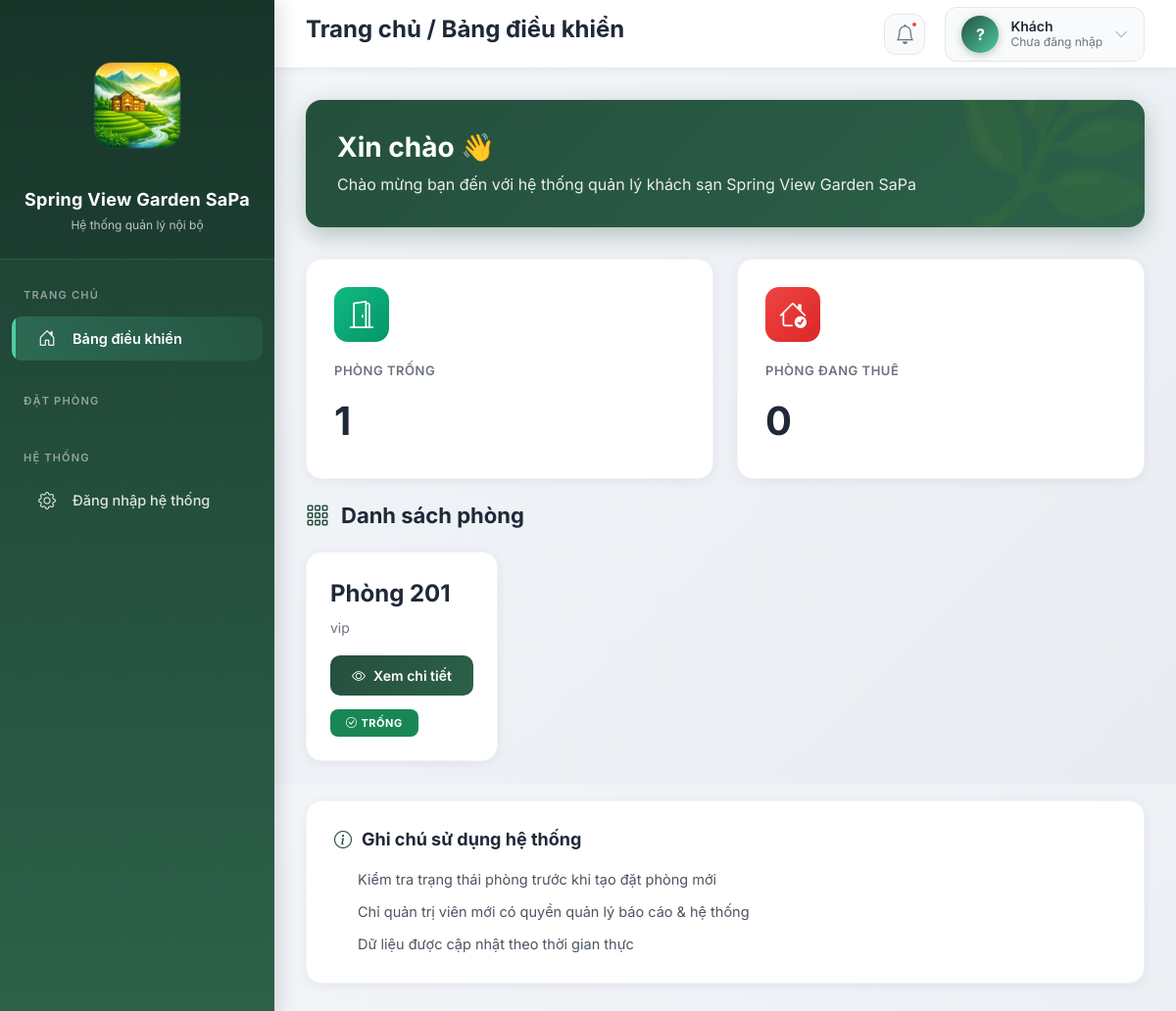
Before: / with the older database file.
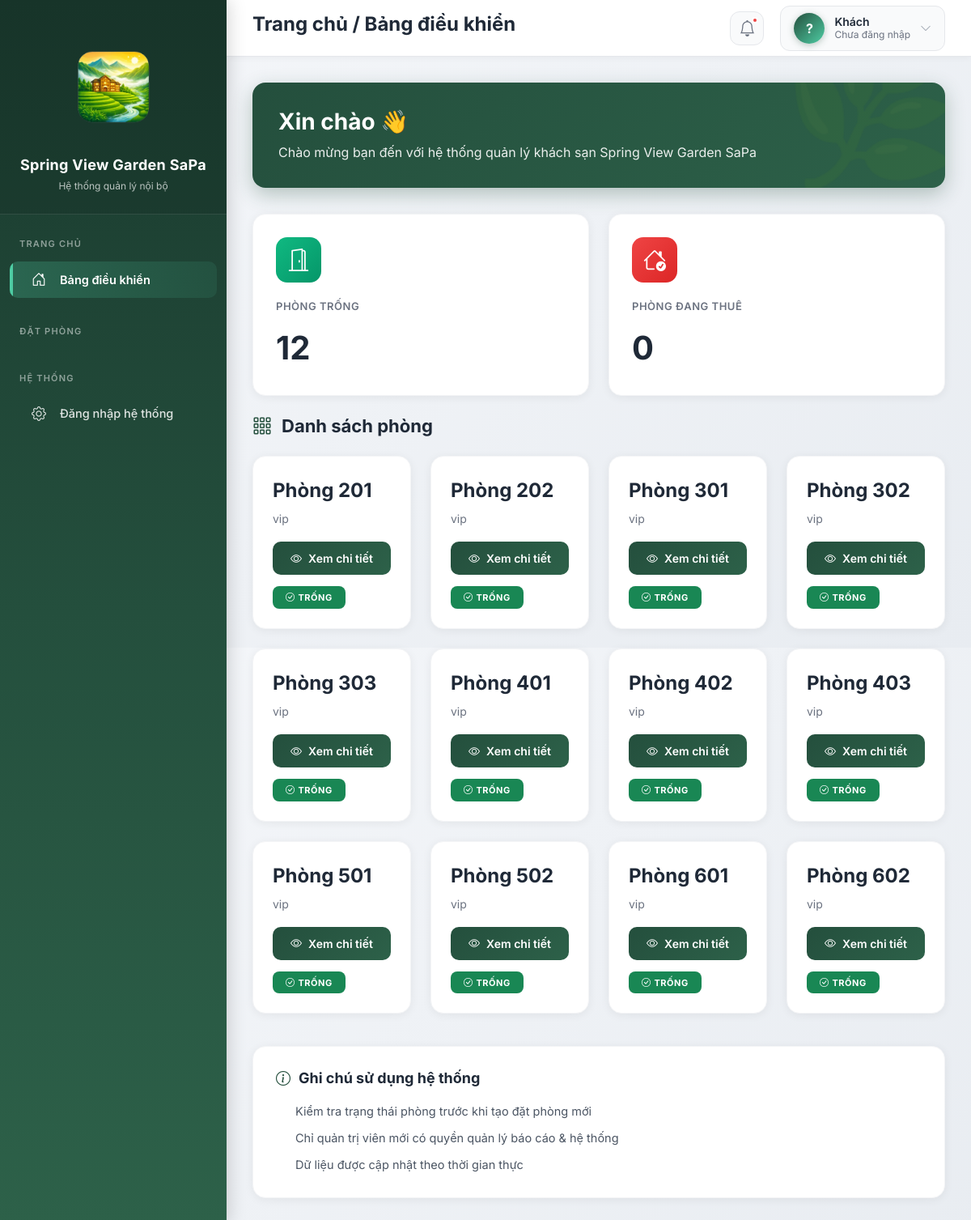
After: the same page with the newer database file.
### khach_san/models.py (models this page shows, shortened)
class Phong(models.Model):
    TRANG_THAI_CHOICES = [
        ('trong', 'Trống'),
        ('dang_thue', 'Đang thuê'),
        ('dang_bao_tri', 'Đang bảo trì'),
    ]
    ma_phong = models.CharField(max_length=10, unique=True)
    loai_phong = models.ForeignKey(LoaiPhong, on_delete=models.PROTECT)
    trang_thai = models.CharField(
        max_length=20,
        choices=TRANG_THAI_CHOICES,
        default='trong'
    )

class LoaiPhong(models.Model):
    ten_loai = models.CharField(max_length=100)
    gia_mot_dem = models.PositiveIntegerField(
        verbose_name="Giá / đêm (VND)"
    )

### bao_cao/views.py (the view)
# urls.py: path('', views.trang_chu, name='trang_chu'),
def trang_chu(request):
    return render(request, 'trang_chu.html', {
        'so_phong_trong': Phong.objects.filter(trang_thai='trong').count(),
        'so_phong_dang_thue': Phong.objects.filter(trang_thai='dang_thue').count(),
        'doanh_thu_hom_nay': 0,
        'don_dat_hom_nay': 0,
        'danh_sach_phong': Phong.objects.select_related('loai_phong').all()
    })

### templates/trang_chu.html (shortened to what this page needs)
<html>
 <head>
  <script src="https://cdn.tailwindcss.com" type="text/javascript"></script>
 </head>
 <body>
  {% extends "base.html" %} {% block title %}Trang chủ - Spring View Garden SaPa{% endblock %} {% block page_title %}Trang chủ / Bảng điều khiển{% endblock %}  {% block content %}
  <div class="welcome-card">
   <h4>Xin chào {{ user.username }} 👋</h4>
   <p>Chào mừng bạn đến với hệ thống quản lý khách sạn Spring View Garden SaPa</p>
  </div>
  <div class="row g-4 mb-4">
   <div class="col-md-6">
    <div class="stat-card">
     <div class="stat-icon green"><i class="bi bi-door-open" style="color: white;"></i>
     </div>
     <div class="stat-label">
      Phòng trống
     </div>
     <div class="stat-value">
      {{ so_phong_trong }}
     </div>
    </div>
   </div>
   <div class="col-md-6">
    <div class="stat-card">
     <div class="stat-icon red"><i class="bi bi-house-check" style="color: white;"></i>
     </div>
     <div class="stat-label">
      Phòng đang thuê
     </div>
     <div class="stat-value">
      {{ so_phong_dang_thue }}
     </div>
    </div>
   </div>
  </div>
  <div class="section-header"><i class="bi bi-grid-3x3-gap"></i>
   <h3>Danh sách phòng</h3>
  </div>
  <div class="row g-4">
   {% for phong in danh_sach_phong %}
   <div class="col-md-6 col-lg-4 col-xl-3">
    <div class="room-card">
     <div class="room-number">
      Phòng {{ phong.ma_phong }}
     </div>
     <div class="room-type">
      {{ phong.loai_phong.ten_loai }}
     </div>
     <div class="mt-auto"><a href="{% url 'khach_san:chi_tiet_phong' phong.ma_phong %}" class="btn btn-primary w-100"> <i class="bi bi-eye me-2"></i>Xem chi tiết </a>
     </div>
     <div class="room-status">
      {% if phong.trang_thai == 'trong' %} <span class="badge bg-success"> <i class="bi bi-check-circle me-1"></i>TRỐNG </span> {% elif phong.trang_thai == 'dang_thue' %} <span class="badge bg-danger"> <i class="bi bi-lock me-1"></i>ĐANG THUÊ </span> {% elif phong.trang_thai == 'dang_bao_tri' %} <span class="badge bg-warning text-dark"> <i class="bi bi-tools me-1"></i>BẢO TRÌ </span> {% endif %}
     </div>
    </div>
   </div> {% empty %}
   <div class="col-12">
    <div class="empty-state"><i class="bi bi-inbox"></i>
     <p>Chưa có phòng nào trong hệ thống.</p>
    </div>
   </div> {% endfor %}
  </div>
  <div class="note-card">
   <h5><i class="bi bi-info-circle" style="color: #244f3d;"></i> Ghi chú sử dụng hệ thống</h5>
   <ul>
    <li>Kiểm tra trạng thái phòng trước khi tạo đặt phòng mới</li>
    <li>Chỉ quản trị viên mới có quyền quản lý báo cáo &amp; hệ thống</li>
    <li>Dữ liệu được cập nhật theo thời gian thực</li>
   </ul>
  </div> {% endblock %}

### templates/base.html (shortened to what this page needs)
<html lang="vi" class="h-full">
 <head>
  <script src="https://cdn.tailwindcss.com" type="text/javascript"></script>
 </head>
 <body>
  {% load static %}
  <link href="https://cdn.jsdelivr.net/npm/bootstrap@5.3.2/dist/css/bootstrap.min.css" rel="stylesheet">
  <link rel="stylesheet" href="https://cdn.jsdelivr.net/npm/bootstrap-icons@1.11.1/font/bootstrap-icons.css">
     {% block head %}{% endblock %}   {% with view_name=request.resolver_match.view_name %}
  <aside class="sidebar" id="sidebar">
   <div class="sidebar-header">
  <img
    src="{% static 'images/logo3.png' %}"
    alt="Logo Spring View Garden SaPa"
    class="sidebar-logo-img"
  />
  <div class="sidebar-title">
    Spring View Garden SaPa
  </div>
  <div class="sidebar-subtitle">
    Hệ thống quản lý nội bộ
  </div>
</div>
   <nav class="sidebar-menu">
    <div class="menu-section">
     <div class="nhom-menu">
      Trang chủ
     </div><a href="{% url 'bao_cao:trang_chu' %}" class="{% if view_name == 'bao_cao:trang_chu' %}active{% endif %}"> <i class="bi bi-house-door"></i> <span>Bảng điều khiển</span> </a>
    </div>
    <div class="menu-section">
     <div class="nhom-menu">
      Đặt phòng
     </div>
    </div>
    <div class="menu-section">
     <div class="nhom-menu">
      Hệ thống
     </div><a href="/admin/"> <i class="bi bi-gear"></i> <span>Đăng nhập hệ thống</span> </a>
    </div>
   </nav>
  </aside> {% endwith %}
  <header class="topbar">
   <div style="display: flex; align-items: center; gap: 16px;"><button class="mobile-menu-btn" onclick="toggleSidebar()">  </button>
    <h1 class="topbar-title">{% block page_title %}Quản lý khách sạn{% endblock %}</h1>
   </div>
   <div class="topbar-right"><button class="notification-btn"> <i class="bi bi-bell"></i> <span class="notification-badge"></span> </button>
    <div class="topbar-user">
     <div class="user-avatar">
      {% if user.is_authenticated %} {{ user.username|first|upper }} {% else %} ? {% endif %}
     </div>
     <div class="user-info">
      <div class="user-name">
       {% if user.is_authenticated %} {{ user.username }} {% else %} Khách {% endif %}
      </div>
      <div class="user-role">
       {% if user.is_superuser %} Quản trị viên {% elif user.is_authenticated %} Nhân viên {% else %} Chưa đăng nhập {% endif %}
      </div>
     </div><i class="bi bi-chevron-down" style="color: #9ca3af; font-size: 14px;"></i>
    </div>
   </div>
  </header>
  <main class="main-content">
   {% block content %}{% endblock %}
  </main>
 </body>
</html>

### templates/base.html (style rules this page uses)
body { box-sizing: border-box; }
* { margin: 0; padding: 0; box-sizing: border-box; }
html, body { height: 100%; width: 100%; font-family: 'Inter', -apple-system, BlinkMacSystemFont, sans-serif; }
body { background: linear-gradient(135deg, #f5f7fa 0%, #e8ecf1 100%); overflow-x: hidden; }
.sidebar { width: 280px; height: 100%; position: fixed; left: 0; top: 0; background: linear-gradient(180deg, #1a3a2e 0%, #244f3d 50%, #2d6149 100%); color: #ffffff; padding: 0; box-shadow: 4px 0 20px rgba(0, 0, 0, 0.15); z-index: 1000; overflow-y: auto; overflow-x: hidden; }
.sidebar-header { padding: 30px 20px 25px; text-align: center; border-bottom: 1px solid rgba(255, 255, 255, 0.1); background: rgba(0, 0, 0, 0.1); }
.sidebar-title { font-size: 18px; font-weight: 700; color: #ffffff; margin-bottom: 4px; letter-spacing: 0.3px; }
.sidebar-subtitle { font-size: 12px; color: rgba(255, 255, 255, 0.7); font-weight: 400; }
.sidebar-menu { padding: 20px 0; }
.menu-section { margin-bottom: 25px; }
.nhom-menu { padding: 8px 24px; font-size: 11px; text-transform: uppercase; letter-spacing: 1.2px; color: rgba(255, 255, 255, 0.5); font-weight: 600; margin-bottom: 5px; }
.sidebar a { color: rgba(255, 255, 255, 0.85); text-decoration: none; display: flex; align-items: center; padding: 12px 24px; margin: 3px 12px; border-radius: 10px; transition: all 0.3s ease; font-size: 14.5px; font-weight: 500; position: relative; overflow: hidden; }
.sidebar a::before { content: ''; position: absolute; left: 0; top: 0; width: 4px; height: 100%; background: #4ecca3; transform: scaleY(0); transition: transform 0.3s ease; }
.sidebar a.active { background: linear-gradient(90deg, rgba(78, 204, 163, 0.25) 0%, rgba(78, 204, 163, 0.1) 100%); color: #ffffff; font-weight: 600; }
.sidebar a.active::before { transform: scaleY(1); }
.sidebar a i { margin-right: 14px; font-size: 18px; width: 24px; text-align: center; }
.topbar { height: 70px; background: #ffffff; border-bottom: 1px solid #e5e7eb; position: fixed; top: 0; left: 280px; right: 0; display: flex; align-items: center; justify-content: space-between; padding: 0 32px; z-index: 999; box-shadow: 0 2px 8px rgba(0, 0, 0, 0.04); }
.topbar-title { font-size: 24px; font-weight: 700; color: #1f2937; }
.topbar-right { display: flex; align-items: center; gap: 20px; }
.topbar-user { display: flex; align-items: center; gap: 12px; padding: 8px 16px; background: #f9fafb; border-radius: 12px; border: 1px solid #e5e7eb; transition: all 0.3s ease; }
.user-avatar { width: 38px; height: 38px; border-radius: 50%; background: linear-gradient(135deg, #244f3d 0%, #4ecca3 100%); display: flex; align-items: center; justify-content: center; color: white; font-weight: 700; font-size: 16px; box-shadow: 0 2px 8px rgba(36, 79, 61, 0.3); }
.user-info { display: flex; flex-direction: column; align-items: flex-start; }
.user-name { font-size: 14px; font-weight: 600; color: #1f2937; line-height: 1.2; }
.user-role { font-size: 12px; color: #6b7280; line-height: 1.2; }
.notification-btn { width: 42px; height: 42px; border-radius: 12px; background: #f9fafb; border: 1px solid #e5e7eb; display: flex; align-items: center; justify-content: center; cursor: pointer; transition: all 0.3s ease; position: relative; }
.notification-btn i { font-size: 20px; color: #6b7280; }
.notification-badge { position: absolute; top: 6px; right: 6px; width: 8px; height: 8px; background: #ef4444; border-radius: 50%; border: 2px solid #ffffff; }
.main-content { margin-left: 280px; margin-top: 70px; padding: 32px; min-height: calc(100% - 70px); width: calc(100% - 280px); }

Changed rows visible on the page:
added Phong: ma_phong "202", loai_phong.ten_loai "vip", trang_thai "trong" (drawn)
added Phong: ma_phong "301", loai_phong.ten_loai "vip", trang_thai "trong" (drawn)
added Phong: ma_phong "302", loai_phong.ten_loai "vip", trang_thai "trong" (drawn)
added Phong: ma_phong "303", loai_phong.ten_loai "vip", trang_thai "trong" (drawn)
added Phong: ma_phong "401", loai_phong.ten_loai "vip", trang_thai "trong" (drawn)
added Phong: ma_phong "402", loai_phong.ten_loai "vip", trang_thai "trong" (drawn)
added Phong: ma_phong "403", loai_phong.ten_loai "vip", trang_thai "trong" (drawn)
added Phong: ma_phong "501", loai_phong.ten_loai "vip", trang_thai "trong" (drawn)
added Phong: ma_phong "502", loai_phong.ten_loai "vip", trang_thai "trong" (drawn)
added Phong: ma_phong "601", loai_phong.ten_loai "vip", trang_thai "trong" (drawn)
added Phong: ma_phong "602", loai_phong.ten_loai "vip", trang_thai "trong" (drawn)
Other visible differences:
{{ so_phong_trong }}: "1" → "12"
